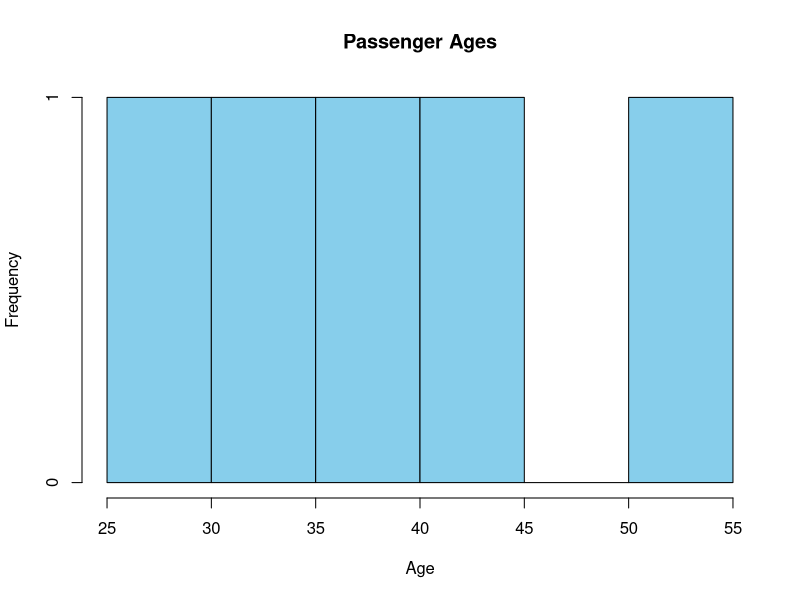
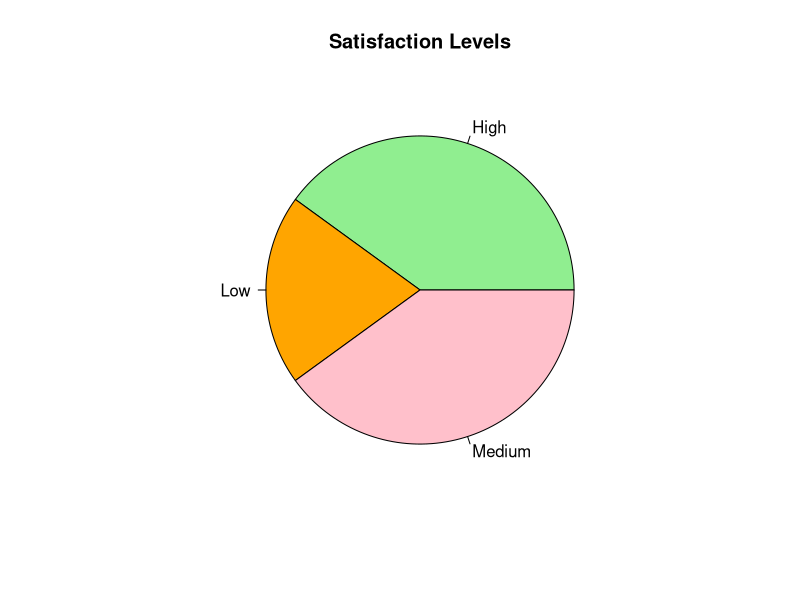
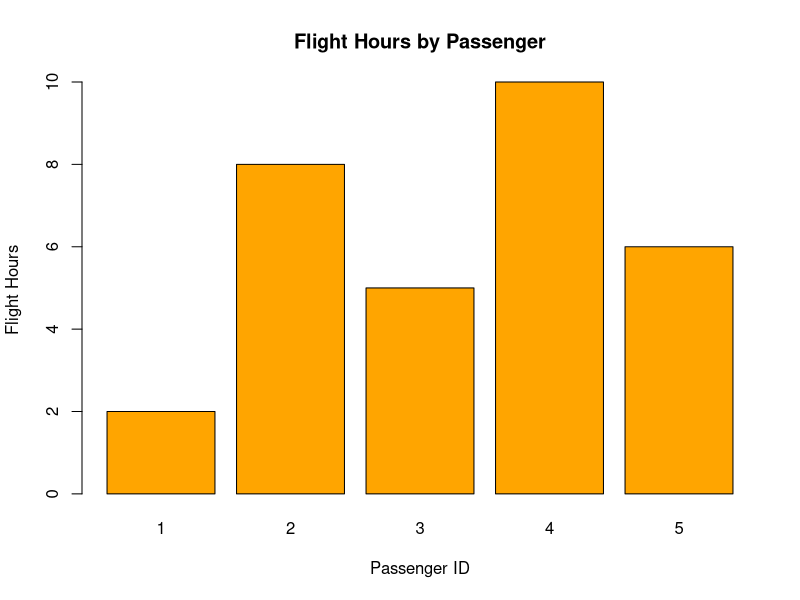
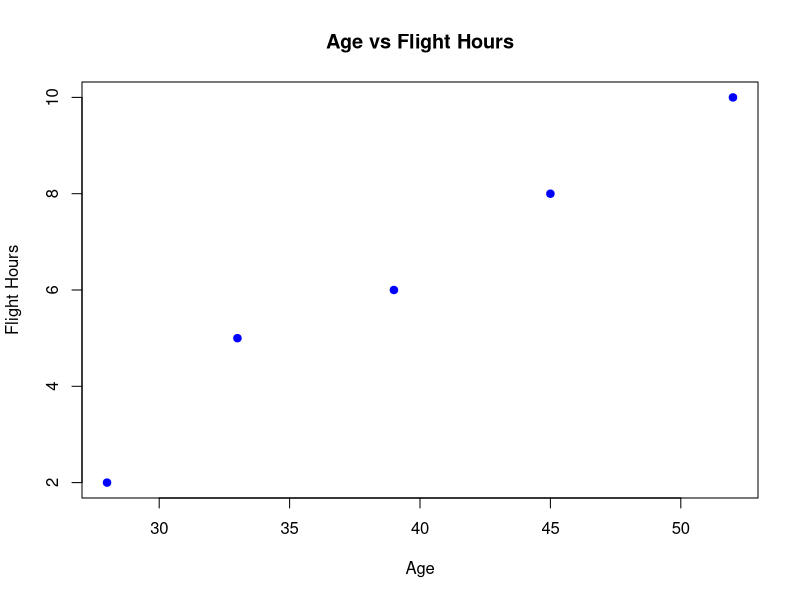

Recreate these plots in R, in order.

# SET 23 - Airline Passengers

data <- data.frame(
  Passenger.ID = c(1,2,3,4,5),
  Age = c(28,45,33,52,39),
  Flight.Hours = c(2,8,5,10,6),
  Satisfaction = c("High","Medium","High","Low","Medium")
)

# 13. Histogram of passenger ages
hist(data$Age,
     main="Passenger Ages",
     xlab="Age",
     col="skyblue",
     border="black")

# 14. Pie chart of satisfaction levels
pie(table(data$Satisfaction),
    main="Satisfaction Levels",
    col=c("lightgreen","orange","pink"))

# 15. Bar chart of flight hours by passenger
barplot(data$Flight.Hours,
        names.arg=data$Passenger.ID,
        main="Flight Hours by Passenger",
        xlab="Passenger ID",
        ylab="Flight Hours",
        col="orange")

# 16. Scatter plot of age vs flight hours
plot(data$Age, data$Flight.Hours,
     main="Age vs Flight Hours",
     xlab="Age",
     ylab="Flight Hours",
     pch=19,
     col="blue")
